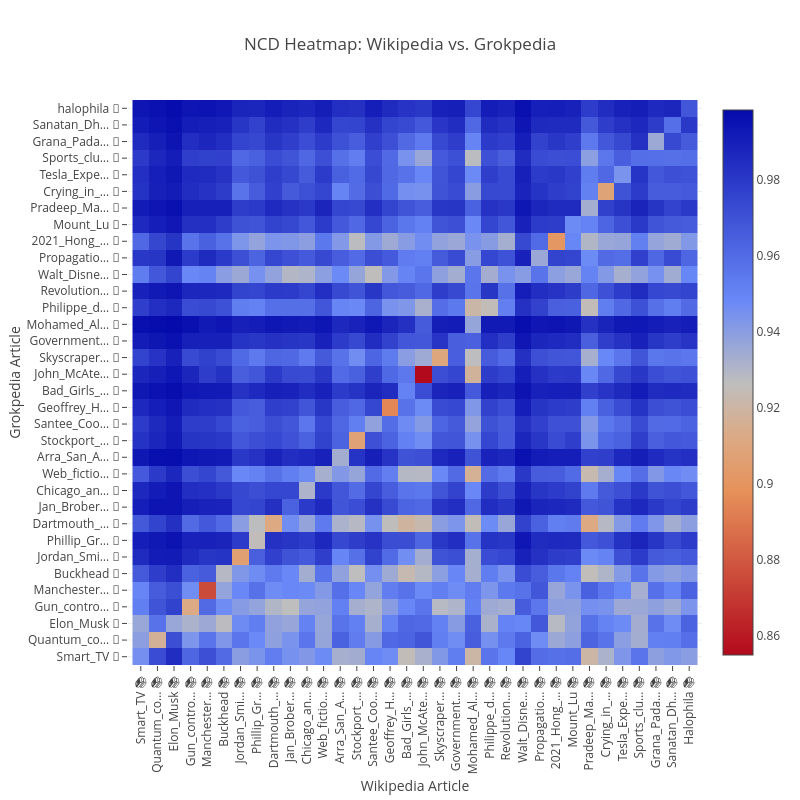

Notebook code for this chart:
### Code cell
benchmarks::bench_tests::wiki_vs_grok::heatmap(&wiki_grok.0, &wiki_grok.1, &wiki_grok.2)

### Figure 1 — Plotly figure (JSON) as saved in the notebook; plotly's stock layout.template omitted (floating-point values rounded to 4 significant figures; data arrays with more than 128 entries replaced by an {"elided": "..."} marker saying what was removed)
{"data": [{"reversescale": true, "type": "heatmap", "x": ["Smart_TV 📚", "Quantum_co… 📚", "Elon_Musk 📚", "Gun_contro… 📚", "Manchester… 📚", "Buckhead 📚", "Jordan_Smi… 📚", "Phillip_Gr… 📚", "Dartmouth_… 📚", "Jan_Brober… 📚", "Chicago_an… 📚", "Web_fictio… 📚", "Arra_San_A… 📚", "Stockport_… 📚", "Santee_Coo… 📚", "Geoffrey_H… 📚", "Bad_Girls_… 📚", "John_McAte… 📚", "Skyscraper… 📚", "Government… 📚", "Mohamed_Al… 📚", "Philippe_d… 📚", "Revolution… 📚", "Walt_Disne… 📚", "Propagatio… 📚", "2021_Hong_… 📚", "Mount_Lu 📚", "Pradeep_Ma… 📚", "Crying_in_… 📚", "Tesla_Expe… 📚", "Sports_clu… 📚", "Grana_Pada… 📚", "Sanatan_Dh… 📚", "Halophila 📚"], "y": ["Smart_TV 🤖", "Quantum_co… 🤖", "Elon_Musk 🤖", "Gun_contro… 🤖", "Manchester… 🤖", "Buckhead 🤖", "Jordan_Smi… 🤖", "Phillip_Gr… 🤖", "Dartmouth_… 🤖", "Jan_Brober… 🤖", "Chicago_an… 🤖", "Web_fictio… 🤖", "Arra_San_A… 🤖", "Stockport_… 🤖", "Santee_Coo… 🤖", "Geoffrey_H… 🤖", "Bad_Girls_… 🤖", "John_McAte… 🤖", "Skyscraper… 🤖", "Government… 🤖", "Mohamed_Al… 🤖", "Philippe_d… 🤖", "Revolution… 🤖", "Walt_Disne… 🤖", "Propagatio… 🤖", "2021_Hong_… 🤖", "Mount_Lu 🤖", "Pradeep_Ma… 🤖", "Crying_in_… 🤖", "Tesla_Expe… 🤖", "Sports_clu… 🤖", "Grana_Pada… 🤖", "Sanatan_Dh… 🤖", "halophila 🤖"], "z": {"elided": "34x34 float values"}}], "layout": {"height": 800, "title": {"text": "NCD Heatmap: Wikipedia vs. Grokpedia"}, "width": 800, "xaxis": {"automargin": true, "side": "bottom", "tickangle": -90, "ticktext": ["Smart_TV 📚", "Quantum_co… 📚", "Elon_Musk 📚", "Gun_contro… 📚", "Manchester… 📚", "Buckhead 📚", "Jordan_Smi… 📚", "Phillip_Gr… 📚", "Dartmouth_… 📚", "Jan_Brober… 📚", "Chicago_an… 📚", "Web_fictio… 📚", "Arra_San_A… 📚", "Stockport_… 📚", "Santee_Coo… 📚", "Geoffrey_H… 📚", "Bad_Girls_… 📚", "John_McAte… 📚", "Skyscraper… 📚", "Government… 📚", "Mohamed_Al… 📚", "Philippe_d… 📚", "Revolution… 📚", "Walt_Disne… 📚", "Propagatio… 📚", "2021_Hong_… 📚", "Mount_Lu 📚", "Pradeep_Ma… 📚", "Crying_in_… 📚", "Tesla_Expe… 📚", "Sports_clu… 📚", "Grana_Pada… 📚", "Sanatan_Dh… 📚", "Halophila 📚"], "title": {"text": "Wikipedia Article"}}, "yaxis": {"automargin": true, "scaleanchor": "x", "ticktext": ["Smart_TV 🤖", "Quantum_co… 🤖", "Elon_Musk 🤖", "Gun_contro… 🤖", "Manchester… 🤖", "Buckhead 🤖", "Jordan_Smi… 🤖", "Phillip_Gr… 🤖", "Dartmouth_… 🤖", "Jan_Brober… 🤖", "Chicago_an… 🤖", "Web_fictio… 🤖", "Arra_San_A… 🤖", "Stockport_… 🤖", "Santee_Coo… 🤖", "Geoffrey_H… 🤖", "Bad_Girls_… 🤖", "John_McAte… 🤖", "Skyscraper… 🤖", "Government… 🤖", "Mohamed_Al… 🤖", "Philippe_d… 🤖", "Revolution… 🤖", "Walt_Disne… 🤖", "Propagatio… 🤖", "2021_Hong_… 🤖", "Mount_Lu 🤖", "Pradeep_Ma… 🤖", "Crying_in_… 🤖", "Tesla_Expe… 🤖", "Sports_clu… 🤖", "Grana_Pada… 🤖", "Sanatan_Dh… 🤖", "halophila 🤖"], "title": {"text": "Grokpedia Article"}}}}
